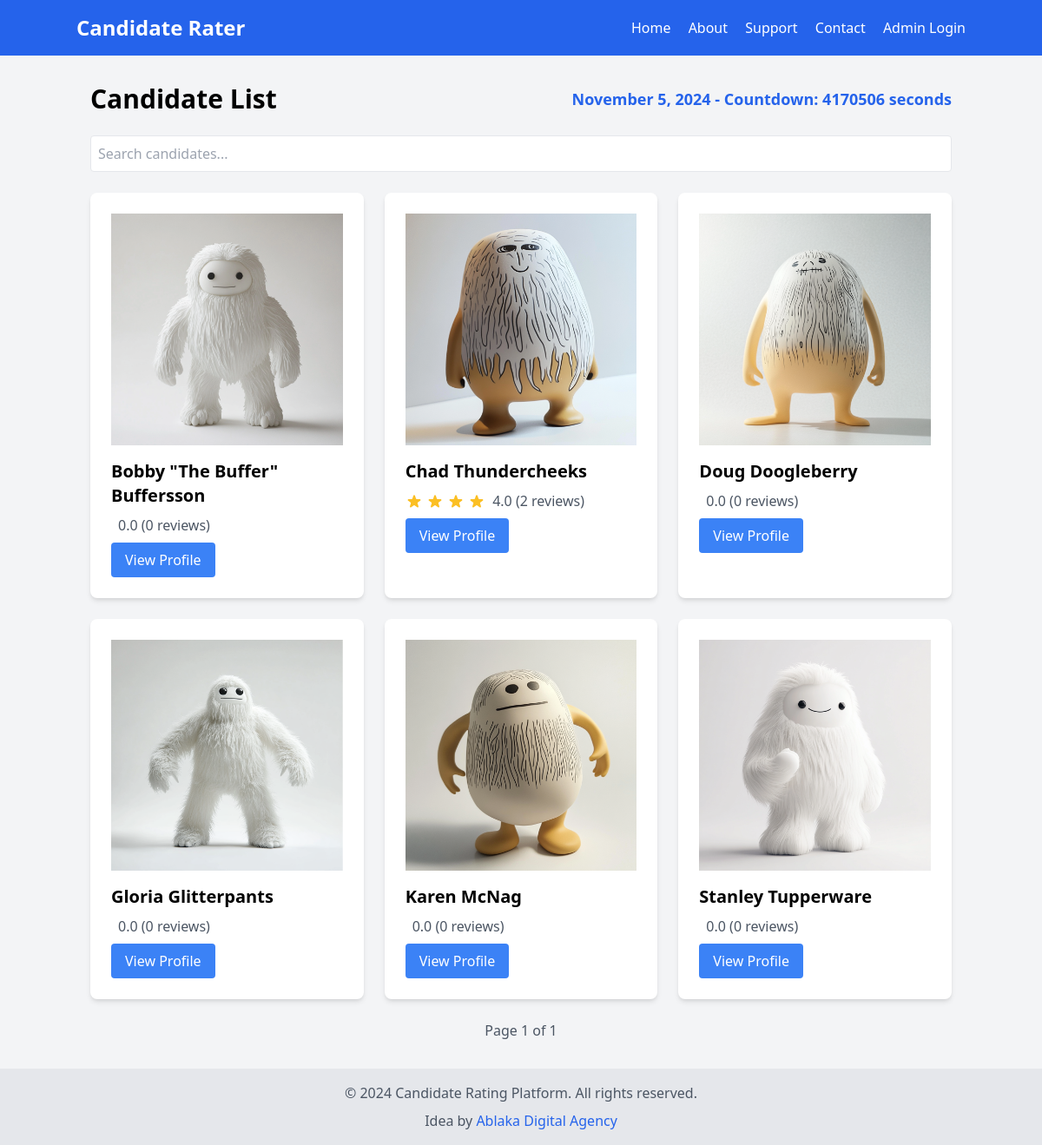
Before: / with the older database file.
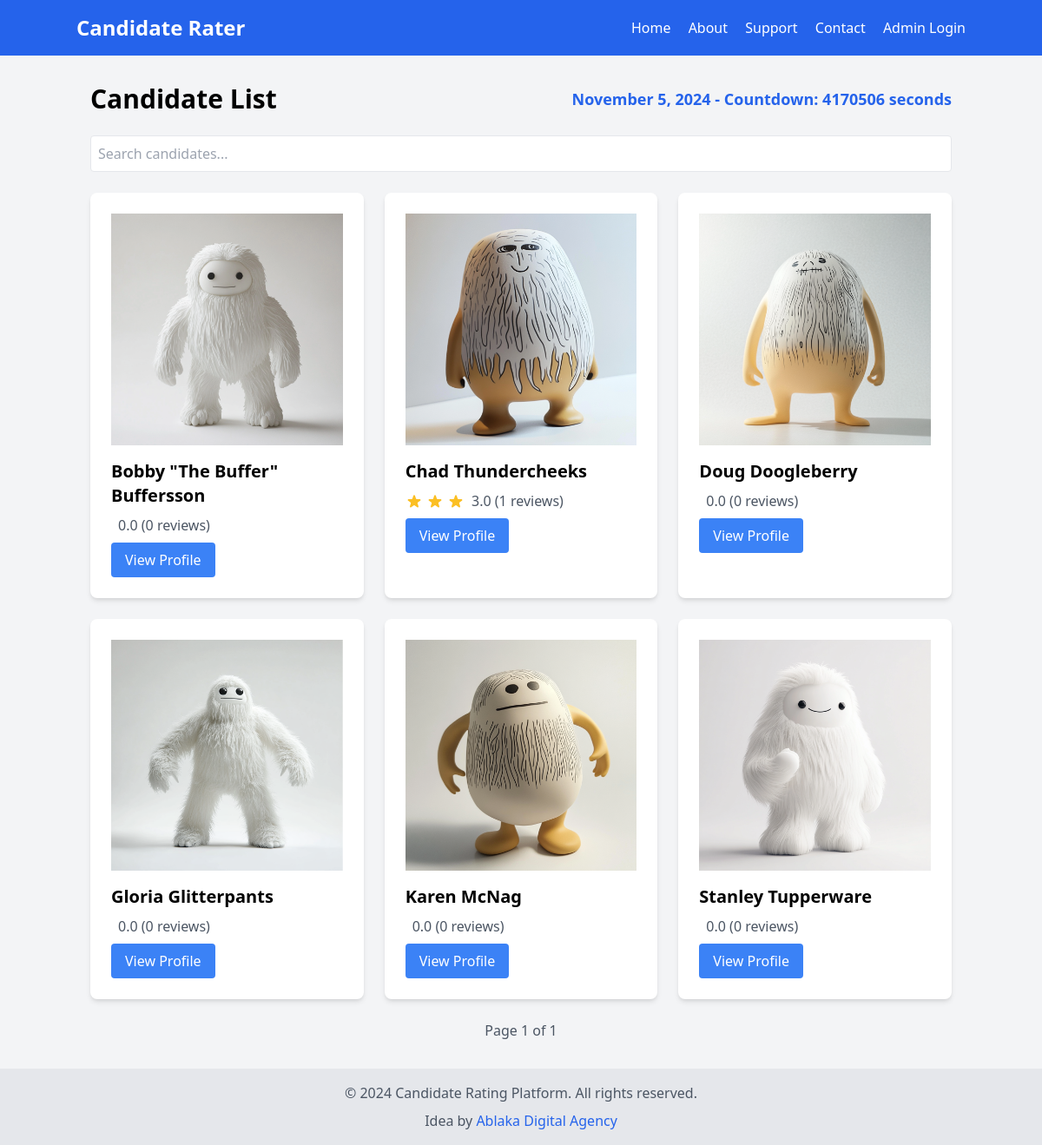
After: the same page with the newer database file.
### models.py (models this page shows, shortened)
class Candidate(db.Model):
    id = db.Column(db.Integer, primary_key=True)
    name = db.Column(db.String(100), nullable=False)
    bio = db.Column(db.Text, nullable=False)
    contact = db.Column(db.String(100), nullable=False)
    photo = db.Column(db.String(100), nullable=False)
    phone = db.Column(db.Text, nullable=True)
    website = db.Column(db.Text, nullable=True)
    social_media = db.Column(db.Text, nullable=True)
    reviews = db.relationship('Review', backref='candidate', lazy=True)
    average_rating = db.Column(db.Float, default=0.0)

### main.py (the view)
@app.route('/')
def index():
    page = request.args.get('page', 1, type=int)
    search = request.args.get('search', '')
    query = Candidate.query
    if search:
        query = query.filter(Candidate.name.ilike(f'%{search}%'))
    candidates = paginate(query.order_by(Candidate.name), page)
    return render_template('index.html', candidates=candidates, search=search)

### utils.py (called while the page is built)
def paginate(query, page, per_page=20, error_out=True):
    if error_out and page < 1:
        abort(404)
    items = query.limit(per_page).offset((page - 1) * per_page).all()
    if not items and page != 1 and error_out:
        abort(404)
    total = query.count()
    class Pagination:
        def __init__(self, items, page, per_page, total):
            self.items = items
            self.page = page
            self.per_page = per_page
            self.total = total
        @property
        def pages(self):
            return (self.total + self.per_page - 1) // self.per_page
        @property
        def has_prev(self):
            return self.page > 1
        @property
        def has_next(self):
            return self.page < self.pages
    return Pagination(items, page, per_page, total)

### templates/index.html (shortened to what this page needs)
{% extends "base.html" %}
{% block content %}
<div class="flex justify-between items-center mb-6">
    <h1 class="text-3xl font-bold">Candidate List</h1>
    <span id="countdown" class="text-lg font-semibold text-blue-600"></span>
</div>
<div class="mb-6">
    <input type="text" id="search" placeholder="Search candidates..." class="w-full p-2 border rounded" value="{{ search }}">
</div>
<div class="grid grid-cols-1 md:grid-cols-2 lg:grid-cols-3 gap-6" id="candidates-container">
    {% for candidate in candidates.items %}
    <div class="bg-white p-6 rounded-lg shadow-md">
        <div class="candidate-image-container mb-4">
            <img src="{{ url_for('static', filename='img/' + candidate.photo) }}" alt="{{ candidate.name }}" class="candidate-image">
        </div>
        <h2 class="text-xl font-semibold mb-2">{{ candidate.name }}</h2>
        <div class="flex items-center mb-2">
            <div class="text-yellow-400 mr-2">
                {% set rating = candidate.average_rating|default(0)|float %}
            </div>
            <span class="text-gray-600">{{ "%.1f"|format(rating) }} ({{ candidate.reviews|length }} reviews)</span>
        </div>
        <a href="{{ url_for('candidate', id=candidate.id) }}" class="inline-block bg-blue-500 text-white px-4 py-2 rounded hover:bg-blue-600">View Profile</a>
    </div>
    {% endfor %}
</div>
<div class="mt-6 flex justify-between items-center">
    <span class="text-gray-600">Page {{ candidates.page }} of {{ candidates.pages }}</span>
</div>
{% endblock %}

### templates/base.html (shortened to what this page needs)
<!DOCTYPE html>
<html lang="en">
<head>
    <link href="https://cdn.jsdelivr.net/npm/tailwindcss@2.2.19/dist/tailwind.min.css" rel="stylesheet">
    <link rel="stylesheet" href="{{ url_for('static', filename='css/styles.css') }}">
</head>
<body class="bg-gray-100">
    <nav class="bg-blue-600 p-4">
        <div class="container mx-auto flex justify-between items-center">
            <a href="{{ url_for('index') }}" class="text-white text-2xl font-bold">Candidate Rater</a>
            <div>
                <a href="{{ url_for('index') }}" class="text-white mr-4 hover:underline">Home</a>
                <a href="{{ url_for('about') }}" class="text-white mr-4 hover:underline">About</a>
                <a href="{{ url_for('support') }}" class="text-white mr-4 hover:underline">Support</a>
                <a href="{{ url_for('contact') }}" class="text-white mr-4 hover:underline">Contact</a>
                {% if 'admin_id' in session %}
                    <a href="{{ url_for('admin_dashboard') }}" class="text-white mr-4 hover:underline">Admin Dashboard</a>
                    <a href="{{ url_for('admin_logout') }}" class="text-white hover:underline">Logout</a>
                {% else %}
                    <a href="{{ url_for('admin_login') }}" class="text-white hover:underline">Admin Login</a>
                {% endif %}
            </div>
        </div>
    </nav>
    <main class="container mx-auto mt-8 px-4">
        {% block content %}{% endblock %}
    </main>
    <footer class="bg-gray-200 p-4 mt-8">
        <div class="container mx-auto text-center text-gray-600">
            <p>&copy; 2024 Candidate Rating Platform. All rights reserved.</p>
            <p class="mt-2">Idea by <a href="https://www.ablaka.com" class="text-blue-600 hover:underline">Ablaka Digital Agency </a> </p>
        </div>
    </footer>
</body>
</html>

### static/css/styles.css (style rules this page uses)
.candidate-image-container { width: 100%; padding-bottom: 100%; position: relative; overflow: hidden; }
.candidate-image { position: absolute; top: 0; left: 0; width: 100%; height: 100%; object-fit: cover; }

Changed rows visible on the page:
changed Candidate "Chad Thundercheeks": average_rating "4.0" → "3.0"; reviews|length "2" → "1"
